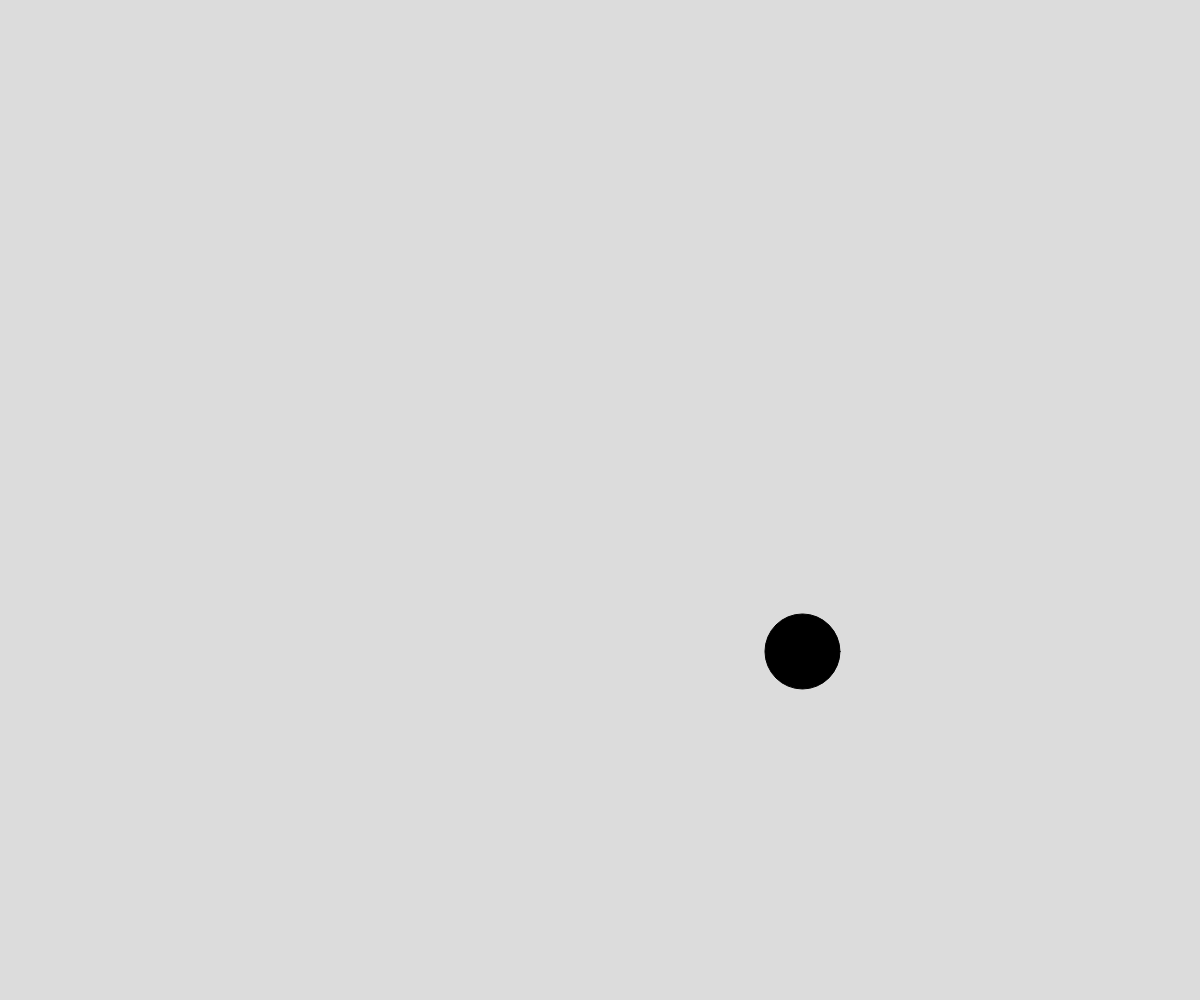
Frame 1 (no input)
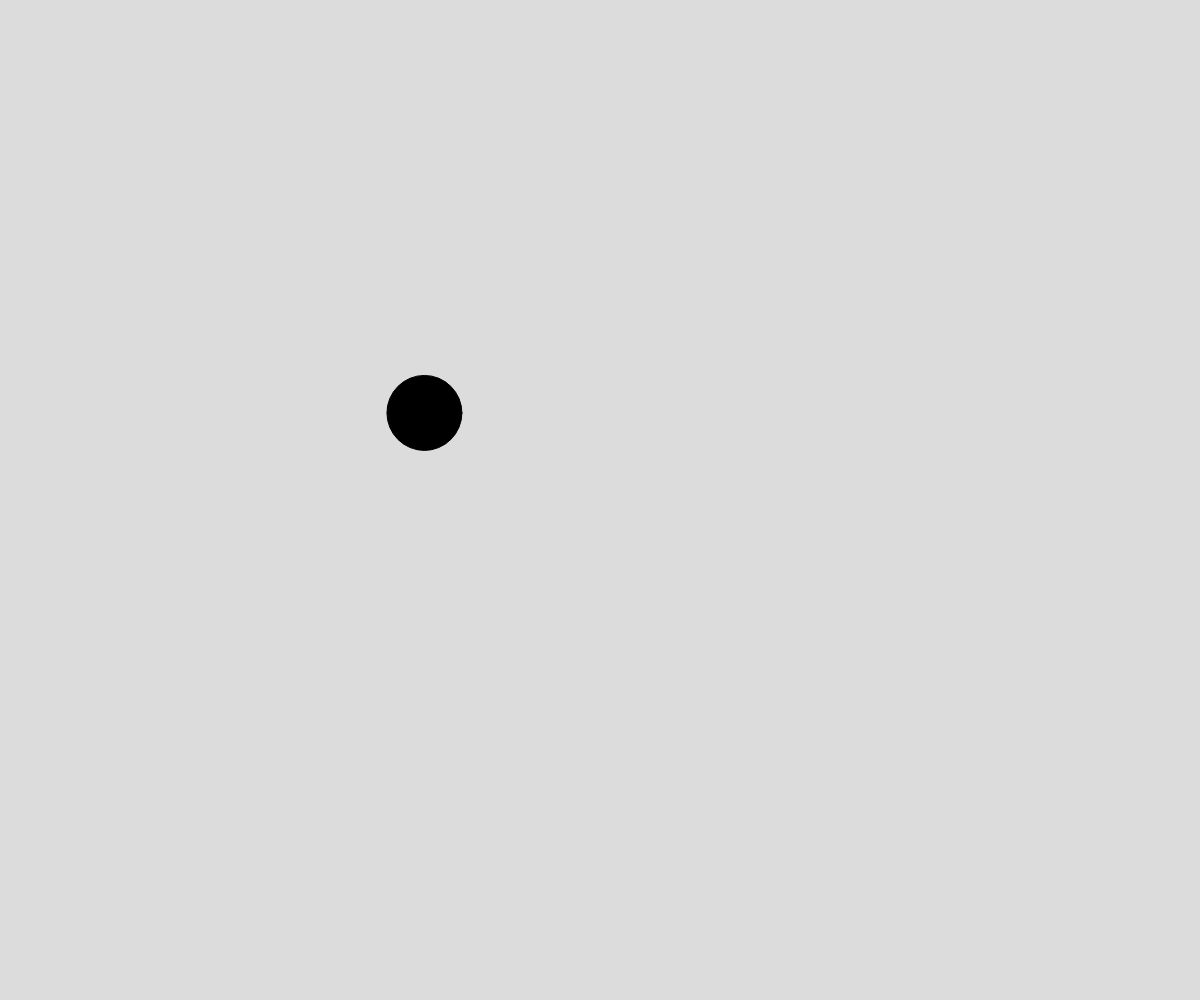
Frame 60 (no input)
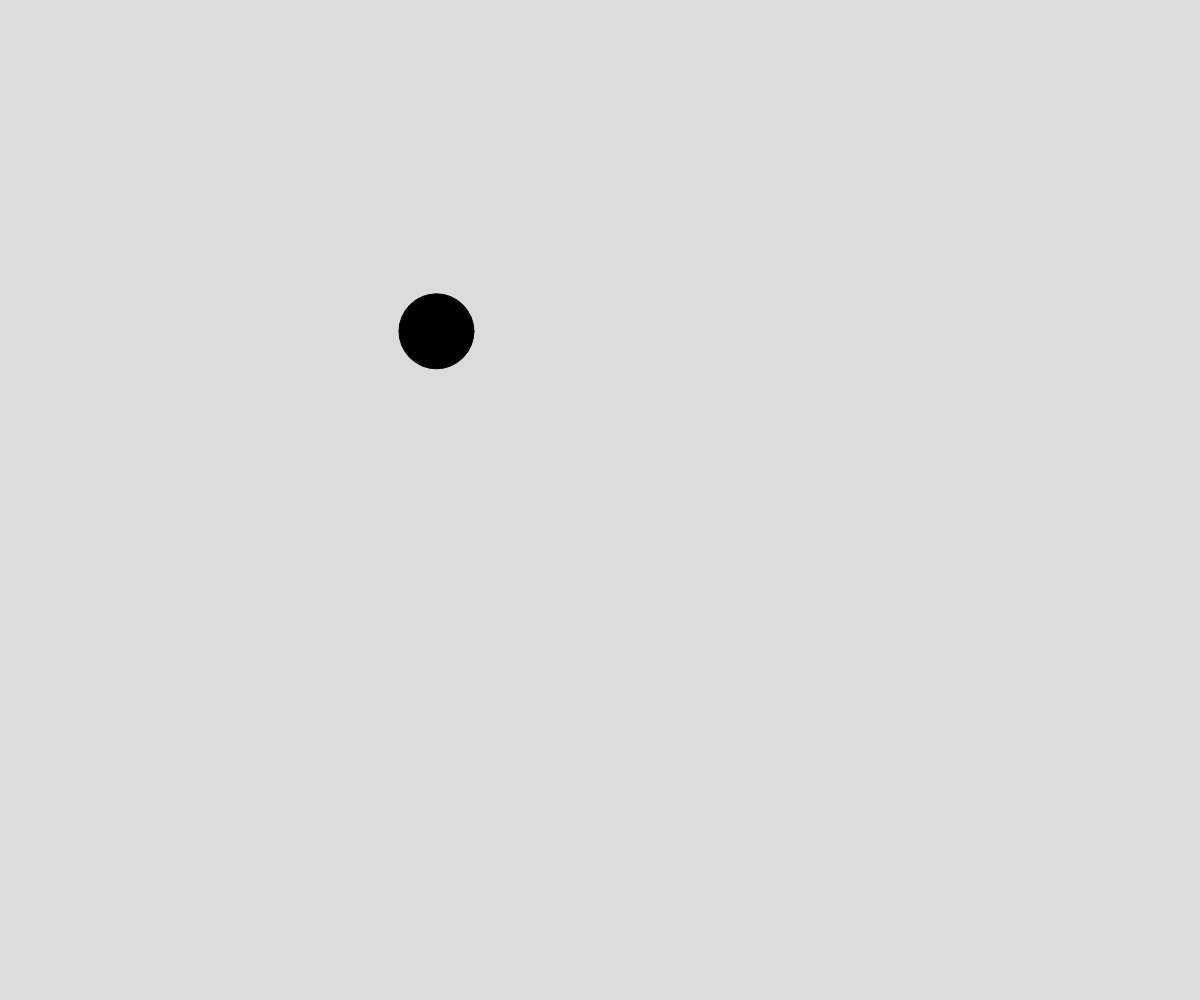
Frame 120 (the mouse pressed at the canvas centre since frame 60)

The p5.js sketch that drew these frames (run headless with seeded random() and noise() and a simulated clock; from frame 60 on, the mouse is pressed at the canvas centre):

// p5.js sketch
// ── sketch.js
// Perlin Noise Demo
// Ayman

let time = 0;

function setup() {
  createCanvas(windowWidth, windowHeight);
}

function draw() {
  background(220);

  time+= 0.01;
  let x = noise(time);
  let y = noise(time + 2) * height;
  fill(0);
  circle( x* width, y, 75);
}
